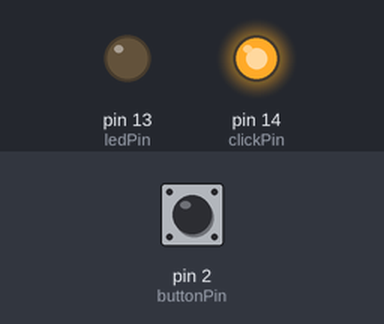
This sketch was run on a simulated Arduino Uno, built with avr-gcc and run on an emulated ATmega328P. Shown: output pins drawn as LEDs (lit = HIGH). The test bench sets the inputs (shaded band); at power-on: pin 2 (buttonPin) LOW.

Above: at 1.2 s.
1.3 s: pin 2 (buttonPin) pulled HIGH for 0.15 s
At 1.7 s:
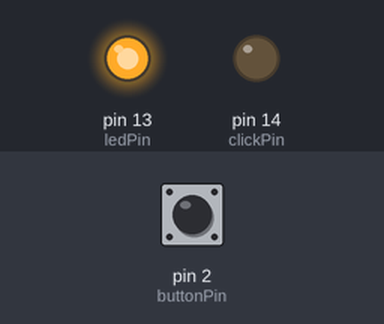
At 2.6 s:
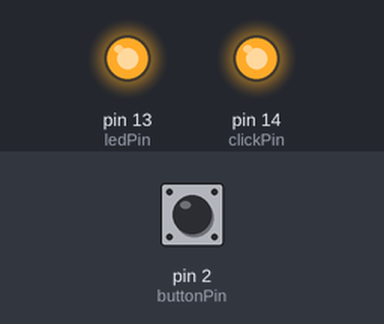
Timing chart, 0 to 10.4 s (numbered marks = the images above; inputs shaded):
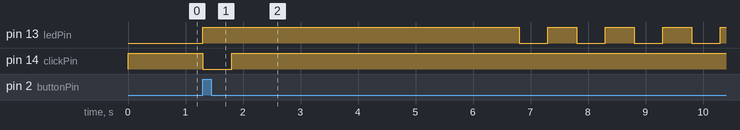

The sketch:

makey.ino
```cpp
/*
  Video Booth


    Parts Based on Button Sketch
     by DojoDave <http://www.0j0.org>
     modified 30 Aug 2011
     by Tom Igoe
     http://www.arduino.cc/en/Tutorial/Button
 */

// constants won't change. They're used here to
// set pin numbers:
  const int buttonPin = 2;     // the number of the pushbutton pin
  const int ledPin =  13;      // the number of the LED pin
  const int clickPin = 14;     // the number of the makeymakey space pin

// variables will change:
  int buttonState = 0;         // variable for reading the pushbutton status 0 default is not clicked

void setup() {
  // initialize the LED pin and Makey as an output:
  pinMode(ledPin, OUTPUT);
  pinMode(clickPin, OUTPUT);

  // initialize the pushbutton pin as an input:
  pinMode(buttonPin, INPUT);

}

void loop(){
  // read the state of the pushbutton value:
  buttonState = digitalRead(buttonPin);

  // check if the pushbutton is pressed.
  // if it is, the buttonState is HIGH
  if (buttonState == HIGH) {  //button IS clicked
      digitalWrite(ledPin, HIGH);     // turn LED ON
      makeyClick();
      delay(5 * 1000);
      flash(5);
      makeyClick();
  }
  else {  //button NOT clicked
    OffApp();
  }

}  //end Loop()

void OffApp(){
    digitalWrite(ledPin, LOW);      // turn LED OFF
    digitalWrite(clickPin, HIGH);    // Don't activate Makey
}    // end OffApp

void flash(int count){
  for(int p=0; p<count; p++){
    digitalWrite(ledPin, LOW);
    delay(500);
    digitalWrite(ledPin, HIGH);
    delay(500);
  }      //end for
}        //end Flash

void makeyClick(){
    digitalWrite(clickPin, LOW);    // click activate Makey, Makey needs to be grounded to activate: If LED is connected, LED turns off
    delay(500);
    digitalWrite(clickPin, HIGH);
}  //end makeyClick
```

Measured:
- after the input at 1.3 s, pin 13 (ledPin): LOW → HIGH at once, then repeats every 1.0 s: LOW 0.50 s, HIGH 0.50 s; pin 14 (clickPin): HIGH → LOW at once, → HIGH 0.50 s later
